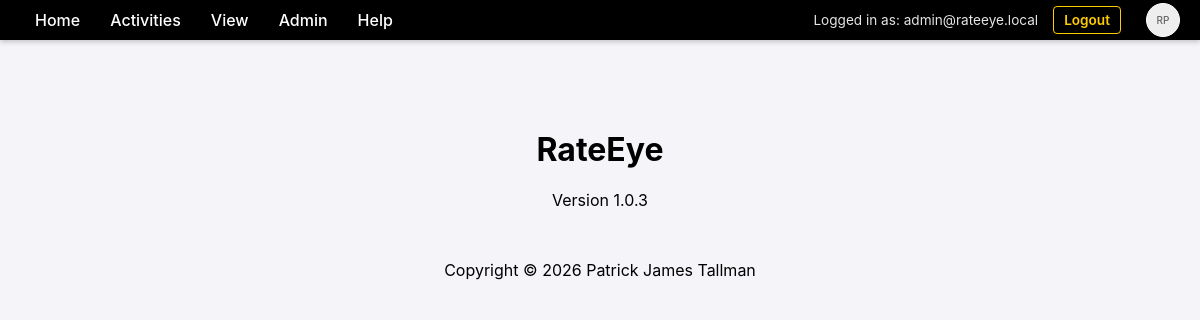
The page /about (signed in) on the database its author committed.
### database.py (models this page shows)
class User(Base):
    __tablename__ = "users"
    id = Column(Integer, primary_key=True, index=True)
    username = Column(String, unique=True, index=True)
    email = Column(String, unique=True, index=True)
    hashed_password = Column(String, nullable=True)
    is_authorized = Column(Boolean, default=True)
    force_password_change = Column(Boolean, default=False)
    provider = Column(String, default="local")
    profile_json = Column(Text, nullable=True)
    photo_url = Column(String, nullable=True)
    settings = relationship("UserSetting", back_populates="user", cascade="all, delete-orphan")
    roles = relationship("Role", secondary=user_roles, back_populates="users")
    permissions = relationship("Permission", back_populates="user", cascade="all, delete-orphan")

class SystemSetting(Base):
    __tablename__ = "system_settings"
    name = Column(String, primary_key=True, index=True)
    value = Column(String)

### main.py (the view)
@app.get("/about", response_class=HTMLResponse, tags=[PageType.INFO])
async def about_page(
    request: Request,
    accept_language: str = Header(None),
    db: Session = Depends(get_db),
    user: Optional[User] = Depends(get_current_user)
):
    t = get_text(accept_language)
    version = get_system_setting(db, "version", "Unknown")
    return templates.TemplateResponse(request, "about.html", {"t": t, "version": version, "user": user})

### templates/about.html (shortened to what this page needs)
{% extends "base.html" %}
{% block content %}
<div style="text-align: center; margin-top: 50px;">
    <h1>RateEye</h1>
    <p>{{ t.label_version }} {{ version }}</p>
    <div style="margin-top: 50px;">
        <p>{{ t.label_copyright }} &copy; 2026 Patrick James Tallman</p>
    </div>
</div>
{% endblock %}

### templates/base.html (shortened to what this page needs)
<!DOCTYPE html>
<html>
<head>
    <link rel="stylesheet" href="/static/css/style.css">
</head>
<body>
    <div class="menu-bar">
        <div class="menu-item" data-href="/">{{ t.item_home or 'Home' }}</div>
        <div class="menu-item">{{ t.menu_activities or 'Activities' }}
        </div>
        <div class="menu-item">{{ t.menu_view }}
        </div>
        {% if user and 'Admin' in user.roles | map(attribute='name') %}
        <div class="menu-item">{{ t.menu_admin or 'Admin' }}
        </div>
        {% endif %}
        <div class="menu-item">{{ t.menu_help }}
        </div>
        <div class="user-info">
            {% if user %}
                <span>{{ t.msg_logged_in_as }} {{ user.email }}</span>
                <a href="/logout" style="margin-right: 15px;">{{ t.nav_logout }}</a>
                <div class="menu-item" style="padding: 0;">
                    {% if user.photo_url %}
                        <img src="{{ user.photo_url }}" class="user-photo" alt="User Photo">
                    {% else %}
                        <div class="user-photo" style="display: flex; align-items: center; justify-content: center; font-size: 10px; color: #666;">
                            RP
                        </div>
                    {% endif %}
                </div>
            {% else %}
                <a href="/login">{{ t.nav_login }}</a>
                <a href="/register">{{ t.nav_register }}</a>
            {% endif %}
        </div>
    </div>
    <div class="content">
        {% block content %}{% endblock %}
    </div>
</body>
</html>

### static/css/style.css (style rules this page uses)
body { font-family: -apple-system, BlinkMacSystemFont, "Segoe UI", Roboto, Helvetica, Arial, sans-serif; margin: 0; padding: 0; background-color: #f4f4f9; }
.menu-bar { background-color: #000000; color: #ffffff; display: flex; padding: 0 20px; align-items: stretch; box-shadow: 0 2px 5px rgba(0,0,0,0.2); height: 40px; }
.menu-item { position: relative; padding: 0 15px; cursor: pointer; font-weight: 500; display: flex; align-items: center; }
.content { padding: 40px; max-width: 800px; margin: 0 auto; }
.user-info { margin-left: auto; display: flex; align-items: center; color: white; font-size: 0.85em; }
.user-info span { margin-right: 15px; opacity: 0.9; }
.user-info a { color: #ffcc00; font-weight: 600; text-decoration: none; padding: 5px 10px; border: 1px solid #ffcc00; border-radius: 4px; }
.user-photo { width: 32px; height: 32px; border-radius: 50%; background: #eee; margin-left: 10px; object-fit: cover; border: 1px solid #fff; }

### rows shown on the page
User: email "admin@rateeye.local"
SystemSetting: label_version "Version", value "1.0.3"

### other values the page prints
{{ t.item_home or 'Home' }} "Home"
{{ t.menu_activities or 'Activities' }} "Activities"
{{ t.menu_view }} "View"
{{ t.menu_admin or 'Admin' }} "Admin"
{{ t.menu_help }} "Help"
{{ t.msg_logged_in_as }} "Logged in as:"
{{ t.nav_logout }} "Logout"
{{ t.label_copyright }} "Copyright"
